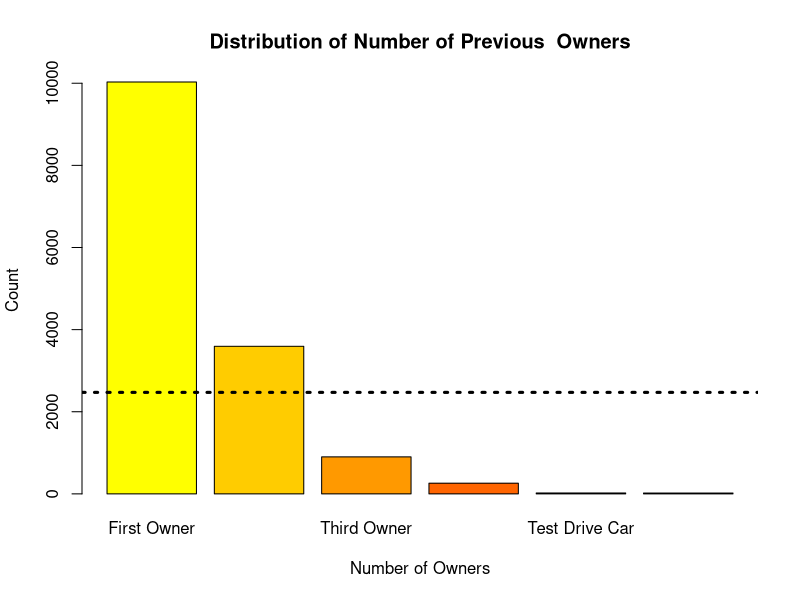
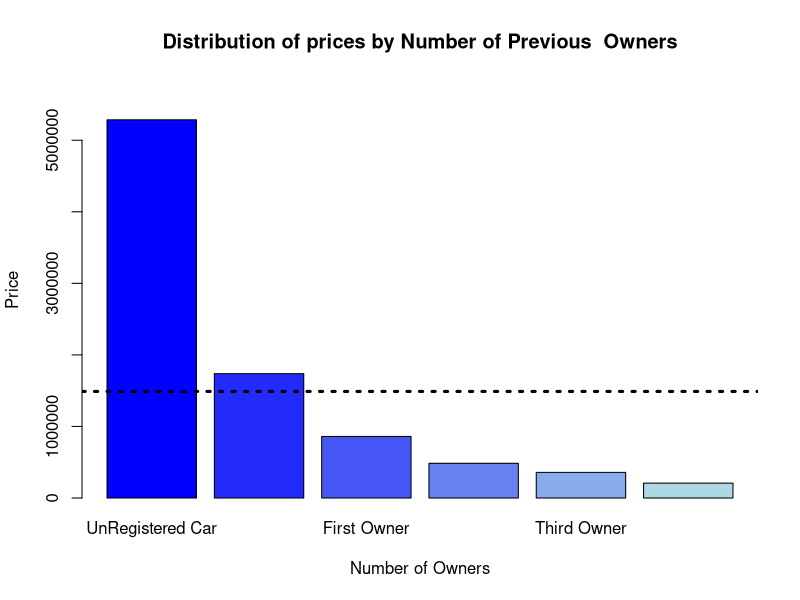
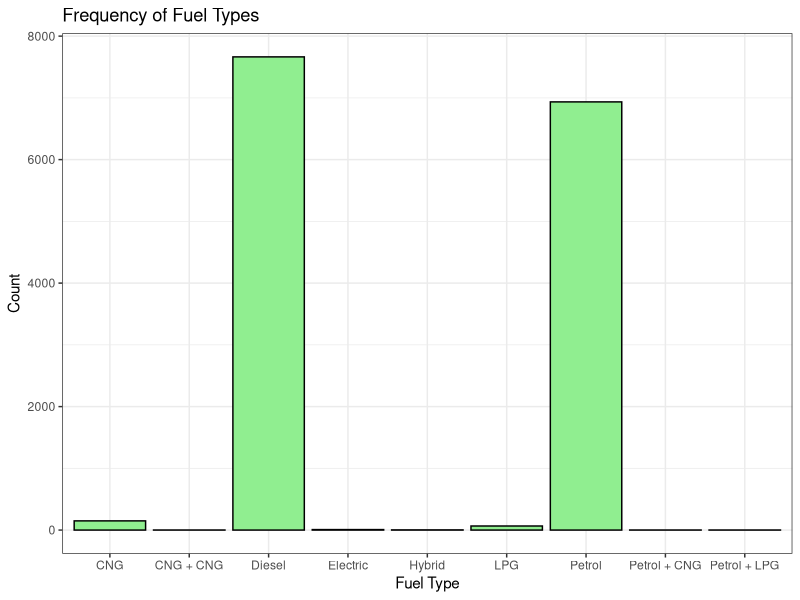
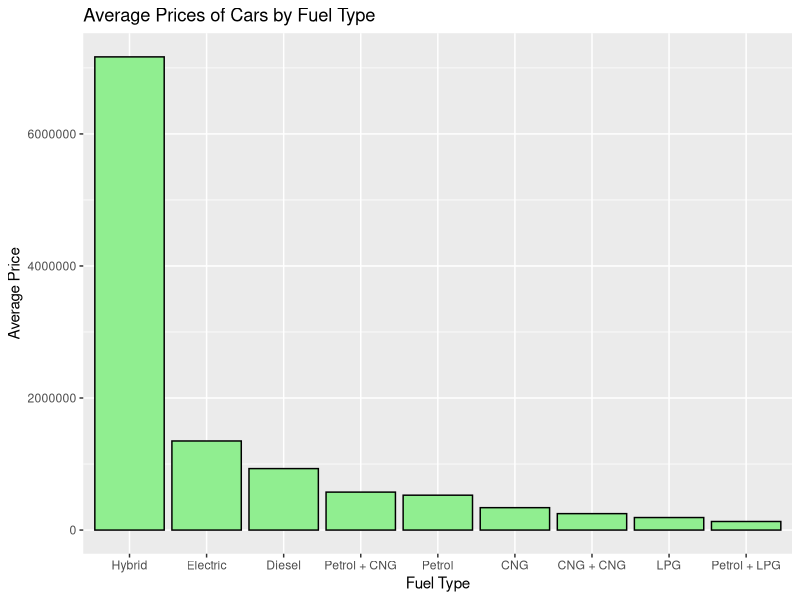
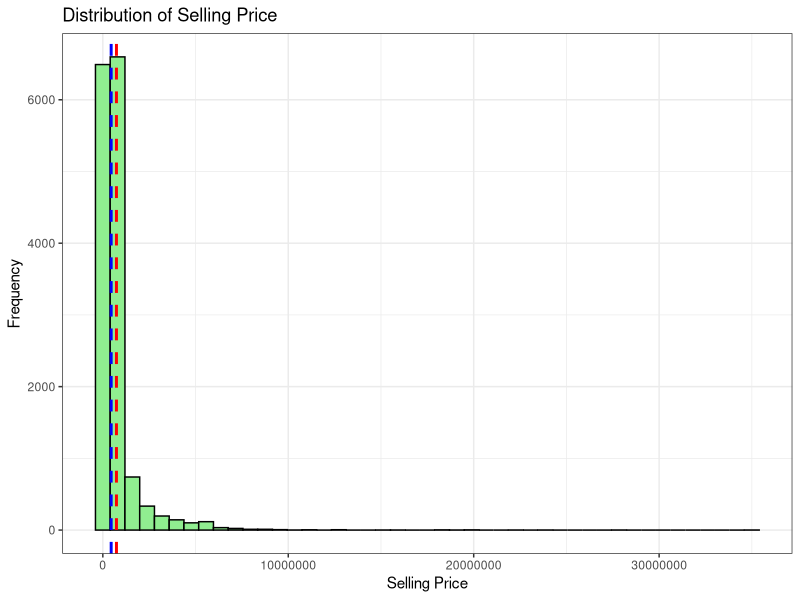
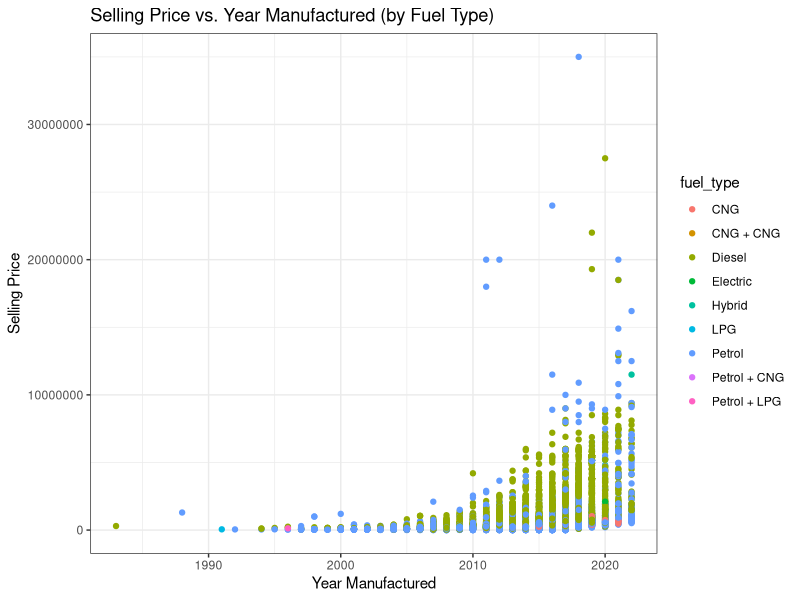
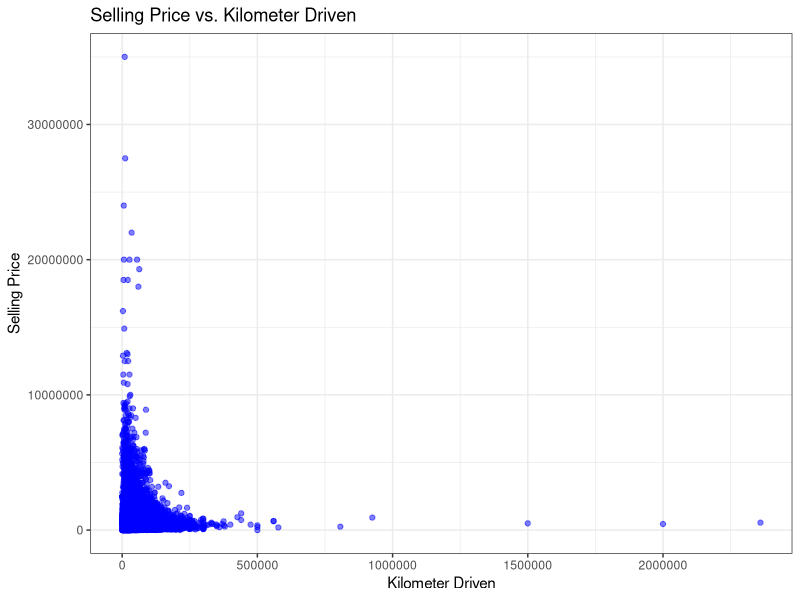

Write the R code that produced these figures, in order.
## ---- chunk 1
library(dplyr) # Data Manipulation
library(ggplot2) # Data Visualization
library(tidyr) # Data Tidying and Reshaping
library(scales) # Scale Balancing
## ---- chunk 2
# Visualization Suuport
options(scipen = 999)
## ---- chunk 3
all_cars <- readr::read_csv("all_cars.csv")
## ---- chunk 4
dim(all_cars)

str(all_cars)
## ---- chunk 5
owner_dist <-  all_cars |> group_by(no_own) |> summarise(owner_count = n()) |> arrange(desc(owner_count))

# color 
colors <- colorRampPalette(c("#FFFF00", "#FF0000"))(nrow(owner_dist))

barplot(owner_dist$owner_count, names.arg = owner_dist$no_own, main = "Distribution of Number of Previous  Owners", 
        xlab = "Number of Owners", ylab = "Count",
        col = colors)
abline(h = mean(owner_dist$owner_count), lty = 3, lwd = 3)
## ---- chunk 6
owner_price <-  all_cars |> group_by(no_own) |> summarise(avg_price = mean(Selling_price)) |> arrange(desc(avg_price))

# color
colors_blyl <- colorRampPalette(c("#0000FF", "#ADD8E6"))(nrow(owner_price))
options(scipen = 999)


#plot
barplot(owner_price$avg_price, names.arg = owner_price$no_own, main = "Distribution of prices by Number of Previous  Owners", 
        xlab = "Number of Owners", ylab = "Price",
        col = colors_blyl, ylim = c(0, max(owner_price$avg_price) * 1.1))
abline(h = mean(owner_price$avg_price), lty = 3, lwd = 3)
## ---- chunk 7
ggplot(all_cars, aes(x = fuel_type)) +
  geom_bar(fill = "lightgreen", color = "black") +
  labs(title = "Frequency of Fuel Types", x = "Fuel Type", y = "Count") +
  theme_bw()
## ---- chunk 8
fuel_price <- all_cars |> group_by(fuel_type) |> summarise(
  average_price = round(mean(Selling_price), 0)
) |>  arrange(desc(average_price))

ggplot(data = fuel_price, aes(x = reorder(fuel_type, -average_price), y = average_price, fill = fuel_type)) +
  geom_bar(stat = 'identity', fill = "lightgreen", color = "black") + labs(title = "Average Prices of Cars by Fuel Type", y = "Average Price", x = "Fuel Type")
## ---- chunk 9
ggplot(all_cars, aes(x = Selling_price)) +
  geom_histogram(bins = 45, fill = "lightgreen", color = "black") +
  geom_vline(xintercept = mean(all_cars$Selling_price), linetype = "dashed", color = "red", linewidth = 1) + 
  geom_vline(xintercept = median(all_cars$Selling_price), linetype = "dashed", color = "blue", linewidth = 1) +
  labs(title = "Distribution of Selling Price", x = "Selling Price", y = "Frequency") +
  theme_bw()
## ---- chunk 10
# Selling Price vs. Year Manufactured (by Fuel Type
ggplot(all_cars, aes(x = Year_mfd, y = Selling_price, color = fuel_type)) +
  geom_point(alpha = 1.5) +  # Alpha for overlapping points
  labs(title = "Selling Price vs. Year Manufactured (by Fuel Type)", x = "Year Manufactured", y = "Selling Price") +
  theme_bw()
## ---- chunk 11
ggplot(all_cars, aes(x = km_drv, y = Selling_price)) +
  geom_point(alpha = 0.5, color = "blue") +  # Alpha for overlapping points
  labs(title = "Selling Price vs. Kilometer Driven", x = "Kilometer Driven", y = "Selling Price") +
  theme_bw()
